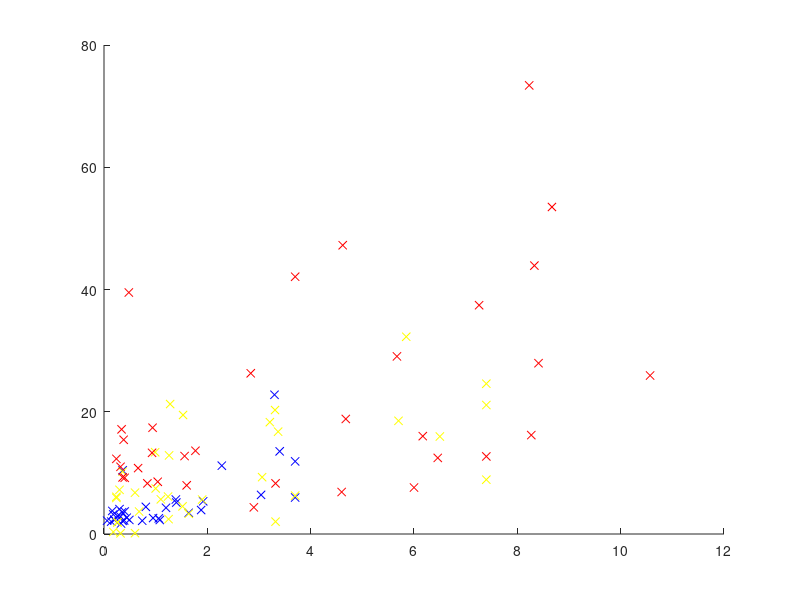

Write the MATLAB code that produced this figure. (Note: this script raises an error after producing the figure.)
clear,clc
D10 = [4.07,3.20,2.94,3.78,2.35,2.03,2.29,2.18,1.72,3.56,2.83,10.41,4.29,5.64,2.67,2.29,3.47,2.16,22.78,13.52,11.18,6.40,5.15,2.3,2.61,3.68,2.22,11.88,5.97,4.44,3.92,2.55,5.35,2.17];
D16 = [10.21,1.89,6.09,7.23,5.90,0.11,1.92,0.34,6.76,0.14,3.67,21.26,13.38,6.28,5.63,20.28,9.30,5.67,32.27,15.95,18.52,8.89,19.47,12.86,2.43,4.52,6.12,24.59,21.10,18.30,2.02,3.32,16.74,7.45];
D22 = [17.12,15.42,11.00,12.30,9.20,39.51,9.26,10.78,8.28,13.28,12.75,47.24,13.62,12.45,18.82,7.6,16.01,7.96,53.5,43.91,27.94,25.93,42.09,17.39,4.36,8.28,26.29,16.18,73.39,37.43,12.69,6.87,29.06,8.55];

E10 = [0.3,0.18,0.26,0.16,0.2,0.14,0.2,0.06,0.33,0.35,0.32,0.36,1.2,1.39,0.44,1.08,1.64,0.36,3.3,3.4,2.28,3.04,1.4,0.49,0.95,0.4,0.39,3.7,3.7,0.81,1.88,1.06,1.92,0.74];
E16 = [0.36,0.26,0.24,0.3,0.24,0.32,0.26,0.18,0.6,0.6,0.68,1.28,0.99,3.7,1.9,3.31,3.06,1.1,5.85,6.5,5.7,7.4,1.53,1.26,1.25,1.52,1.24,7.4,7.4,3.21,3.32,1.64,3.37,1];
E22 = [0.34,0.38,0.32,0.24,0.4,0.48,0.36,0.66,0.84,0.93,1.56,4.62,1.77,6.46,4.68,6,6.17,1.6,8.67,8.33,8.41,10.57,3.7,0.94,2.9,3.32,2.84,8.27,8.23,7.26,7.4,4.6,5.67,1.04];

%D10 = log(D10);
%D16 = log(D16);
%D22 = log(D22);
%E10 = log(E10);
%E16 = log(E16);
%E22 = log(E22);

hold on
plot(E10,D10,'x','color','b');
plot(E16,D16,'x','color','y');
plot(E22,D22,'x','color','r');
syms x
fplot(12.482*x^0.32,[0,10]);
fplot(7.553*x^0.39,[0,7.5]);
fplot(4.76*x^0.38,[0,4]);


pp;
